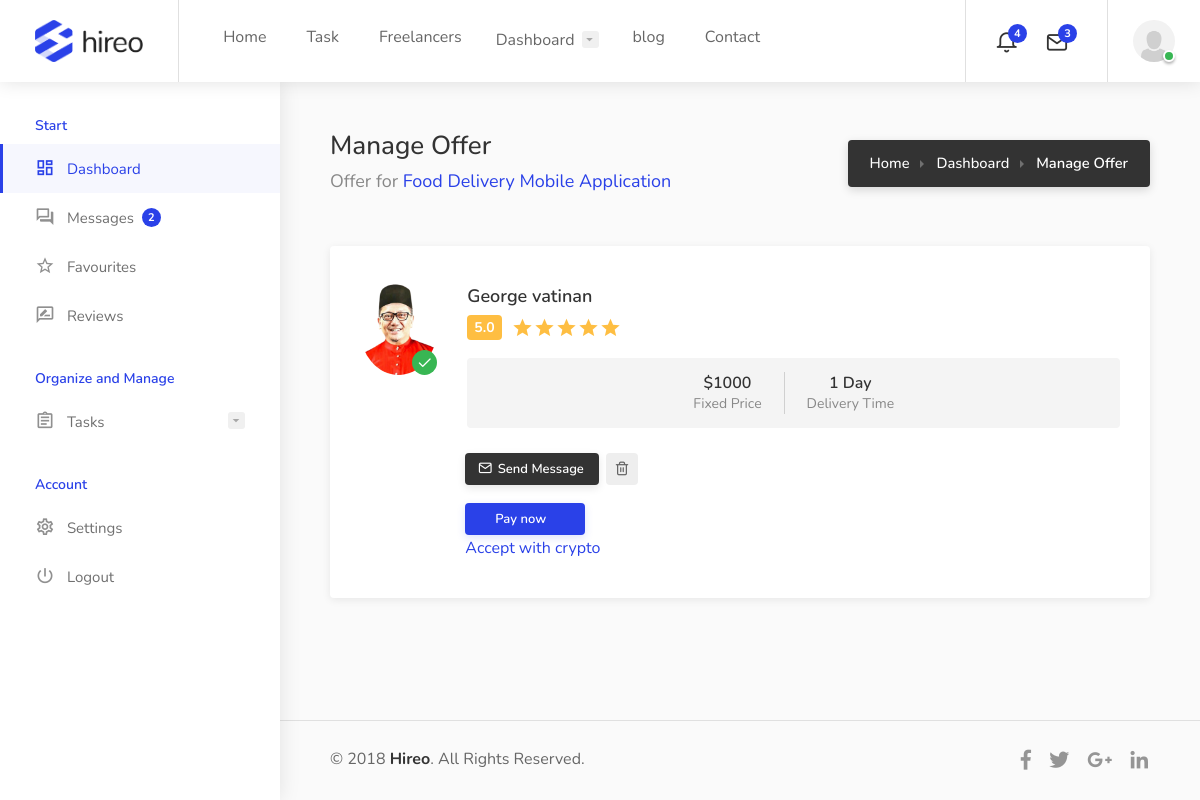
The page /manage_offer/1 (signed in) on the database its author committed.
### user/models.py (models this page shows, shortened)
class Profile(models.Model):
    user = models.OneToOneField(User, on_delete=models.CASCADE)
    image = models.ImageField(default = 'default.png', upload_to='profile_pics')
    tagline = models.CharField(max_length=200,  default='Enter your tagline here')
    bio = models.CharField(max_length=1000, default='Enter your bio here')
    favourite = models.ManyToManyField(User, related_name='favorited_by', blank=True)

### job/models.py (models this page shows, shortened)
class Bid(models.Model):
    job = models.ForeignKey(Job, on_delete=models.CASCADE)
    user = models.ForeignKey(User, on_delete=models.CASCADE)
    Amount = models.IntegerField(default=1000)
    stripe_payment_intent = models.CharField(max_length=200, default="completed")
    has_paid = models.BooleanField( default=False,verbose_name='Payment Status')
    time = models.IntegerField(default=1)
    denom = models.ForeignKey(denom, on_delete=models.DO_NOTHING)
    status = models.BooleanField(default=False)

class Job(models.Model):
    author = models.ForeignKey(User, on_delete=models.CASCADE)
    title = models.CharField(max_length=200)
    job_type = models.ForeignKey(Type, on_delete=models.DO_NOTHING)
    job_category = models.ForeignKey(Category, on_delete=models.DO_NOTHING)
    cost = models.IntegerField(default=100)
    skill = models.ManyToManyField(Skill, blank=True)
    date_created = models.DateTimeField(default=timezone.now)
    description = models.CharField(max_length=10000)
    favourite = models.ManyToManyField(User, related_name='fav_task', blank=True)

class denom(models.Model):
    title = models.CharField(max_length=100)
    def __str__(self):
        return self.title

### user/views.py (the view)
# urls.py: path('manage_offer/<int:id>', manage_offer, name='manage_offer'),
@login_required
def manage_offer(request, id):
    bid = Bid.objects.get(id=id)
    context = {
        'bid':bid,
        "STRIPE_PUBLIC_KEY": settings.STRIPE_PUBLIC_KEY
    }
    return render(request, 'user/manage_offer.html', context)

### user/templates/user/manage_offer.html (shortened to what this page needs)
{% extends 'user/dashboard.html' %}
{% block content %}
<div class="dashboard-headline">
  <h3>Manage Offer</h3>
  <span class="margin-top-7">Offer for <a href="#">{{ bid.job.title }}</a></span>
  <nav id="breadcrumbs" class="dark">
    <ul>
      <li><a href="#">Home</a></li>
      <li><a href="#">Dashboard</a></li>
      <li>Manage Offer</li>
    </ul>
  </nav>
</div>
<div class="row">
  <div class="col-xl-12">
    <div class="dashboard-box margin-top-0">
      <div class="content">
        <ul class="dashboard-box-list">
          <li>
            <div class="freelancer-overview manage-candidates">
              <div class="freelancer-overview-inner">
                <div class="freelancer-avatar">
                  <div class="verified-badge"></div>
                  <a href="#"
                    ><img src="{{ bid.user.profile.image.url }}" alt=""/></a>
                </div>
                <div class="freelancer-name">
                  <h4>
                    <a href="#"
                      >{{ bid.user.first_name}} {{ bid.user.last_name}}
                    </a>
                  </h4>
                  <div class="freelancer-rating">
                    <div class="star-rating" data-rating="5.0"></div>
                  </div>
                  <ul class="dashboard-task-info bid-info">
                    <li>
                      <strong>${{ bid.Amount }}</strong><span>Fixed Price</span>
                    </li>
                    <li>
                      <strong>{{ bid.time}} {{ bid.denom}} </strong
                      ><span>Delivery Time</span>
                    </li>
                  </ul>
                  <div class="buttons-to-right always-visible margin-top-25 margin-bottom-0" >
                    <a
                      href="#small-dialog-2"
                      class="popup-with-zoom-anim button dark ripple-effect"
                      > Send Message</a
                    >
                    <a
                      href="#"
                      class="button gray ripple-effect ico"
                      title="Remove Bid"
                      data-tippy-placement="top"
                      ></a>
                    <div class="ml-10">
                      <button
                      class="margin-top-10 button button-sliding-icon"
                      type="submit"
                      id="checkout-button">Pay now
                      </button>
                      <br/>
                <div>
                <a id="coinbase-pay" href="{% url 'coinbase-payment' bid.id %}">Accept with crypto</a>
                </div>
                </div>
                    </div>
                  </div>
                </div>
              </div>
            </div>
          </div>
      </div>
    </div>
  </div>
</div>
{% endblock content %}

### user/templates/user/dashboard.html (shortened to what this page needs)
{% load static %}
<!doctype html>
<html lang="en">
<head>
<link rel="stylesheet" href="{% static 'job/css/style.css' %}">
<link rel="stylesheet" href="{% static 'job/css/colors/blue.css' %}">
<link rel="stylesheet" href="{% static 'job/css/messages.css' %}">
</head>
<body class="gray">
<div id="wrapper">
<header id="header-container" class="fullwidth dashboard-header not-sticky">
	<div id="header">
		<div class="container">
			<div class="left-side">
				<div id="logo">
					<a href="{% url 'job-home' %}"><img src="{% static 'job/images/logo.png' %}" alt=""></a>
				</div>
				<nav id="navigation">
					<ul id="responsive">
						<li><a href="{% url 'job-home' %}">Home</a>
						</li>
						<li><a href="{% url 'job-list' %}">Task</a></li>
						<li><a href="{% url 'freelancer' %}">Freelancers</a></li>
						{% if user.is_authenticated %}
					<li><a href="#">Dashboard</a>
					</li>
					{% endif %}
					<li><a href="#">blog</a></li>
					<li><a href="#">Contact</a></li>
					</ul>
				</nav>
			</div>
		{% if user.is_authenticated %}
		<div class="right-side">
			<div class="header-widget hide-on-mobile">
				<div class="header-notifications">
					<div class="header-notifications-trigger">
						<a href="#"><i class="icon-feather-bell"></i><span>4</span></a>
					</div>
				</div>
				<div class="header-notifications">
					<div class="header-notifications-trigger">
						<a href="#"><i class="icon-feather-mail"></i><span>3</span></a>
					</div>
				</div>
			</div>
			<div class="header-widget">
				<div class="header-notifications user-menu">
					<div class="header-notifications-trigger">
						<a href="#"><div class="user-avatar status-online"><img src="{{ user.profile.image.url }}" alt=""></div></a>
					</div>
				</div>
			</div>
		</div>
		{% endif %}
		</div>
	</div>
</header>
<div class="dashboard-container">
	<div class="dashboard-sidebar">
		<div class="dashboard-sidebar-inner" data-simplebar>
			<div class="dashboard-nav-container">
				<div class="dashboard-nav">
					<div class="dashboard-nav-inner">
						<ul data-submenu-title="Start">
							<li class="active"><a href="{% url 'dashboard' %}"><i class="icon-material-outline-dashboard"></i> Dashboard</a></li>
							<li><a href="{% url 'dashboard-messages' %}"><i class="icon-material-outline-question-answer"></i> Messages <span class="nav-tag">2</span></a></li>
							<li><a href="{% url 'dashboard-favourites' %}"><i class="icon-material-outline-star-border"></i> Favourites</a></li>
							<li><a href="{% url 'reviews' %}"><i class="icon-material-outline-rate-review"></i> Reviews</a></li>
						</ul>
						<ul data-submenu-title="Organize and Manage">
							<li><a href="#"><i class="icon-material-outline-assignment"></i> Tasks</a>
							</li>
						</ul>
						<ul data-submenu-title="Account">
							<li><a href="{% url 'profile-update' %}"><i class="icon-material-outline-settings"></i> Settings</a></li>
							<li><a href="{% url 'logout' %}"><i class="icon-material-outline-power-settings-new"></i> Logout</a></li>
						</ul>
					</div>
				</div>
			</div>
		</div>
	</div>
	<div class="dashboard-content-container" data-simplebar>
		<div class="dashboard-content-inner" >
			{% block content %}
			{% endblock content %}
			<div class="dashboard-footer-spacer"></div>
			<div class="small-footer margin-top-15">
				<div class="small-footer-copyrights">
					© 2018 <strong>Hireo</strong>. All Rights Reserved.
				</div>
				<ul class="footer-social-links">
					<li>
						<a href="#" title="Facebook" data-tippy-placement="top">
							<i class="icon-brand-facebook-f"></i>
						</a>
					</li>
					<li>
						<a href="#" title="Twitter" data-tippy-placement="top">
							<i class="icon-brand-twitter"></i>
						</a>
					</li>
					<li>
						<a href="#" title="Google Plus" data-tippy-placement="top">
							<i class="icon-brand-google-plus-g"></i>
						</a>
					</li>
					<li>
						<a href="#" title="LinkedIn" data-tippy-placement="top">
							<i class="icon-brand-linkedin-in"></i>
						</a>
					</li>
				</ul>
			</div>
		</div>
	</div>
</body>
</html>

### job/static/job/css/colors/blue.css (style rules this page uses)
a, .header-widget .log-in-button:hover i, .notification-text span.color, .header-notifications-content .notification-text span.color, ul.user-menu-small-nav li a:hover, ul.user-menu-small-nav li a:hover i, #navigation ul li:hover a:after, #navigation ul li a.current, #navigation ul li a.current:after, #navigation ul li:hover a, #breadcrumbs ul li a:hover, #breadcrumbs.white ul li a:hover, .single-page-header .header-details li a:hover, .blog-post-content h3 a:hover, #posts-nav li a:hover, .task-tags span, .freelancer-detail-item a:hover, .list-4 li:before, .list-3 li:before, .list-2 li:before, .list-1 li:before, .share-buttons-content span strong, .keyword, .banner-headline strong.color, .category-box-icon, .recommended .pricing-plan-label, .recommended .pricing-plan-label strong, .boxed-widget.summary li.total-costs span, .testimonial-box:before, .single-counter h3, .popup-tabs-nav li.active a, .dialog-with-tabs .forgot-password:hover, .dropdown-menu > li > a:hover, .dropdown-menu > .active > a, .dropdown-menu > .active > a:hover, .bootstrap-select .dropdown-menu li.selected a span.check-mark:before, .bootstrap-select .dropdown-menu li.selected:hover a span.check-mark:before, .boxed-list-headline h3 i, .boxed-list-item .item-details .detail-item a:hover, .job-overview .job-overview-inner ul li i, .dashboard-nav ul:before, .dashboard-nav ul li.active-submenu a i, .dashboard-nav ul li.active a i, .dashboard-nav ul li:hover a i, .dashboard-nav ul li.active-submenu a, .dashboard-nav ul li:hover a, .dashboard-nav ul li.active a, .dashboard-nav ul li.active-submenu a:after, .dashboard-nav ul li.active a:after, .dashboard-nav ul li:hover a:after, .dashboard-box .headline h3 i, .help-icon, .header-widget .log-in-button:hover, .header-widget .log-in-button:hover i { color:#2a41e8; }
#backtotop a, .header-notifications-trigger span, a.header-notifications-button, #navigation ul ul.dropdown-nav ul.dropdown-nav li:hover a:after, #navigation ul ul.dropdown-nav li:hover a:after, .mm-menu em.mm-counter, .language-switcher.bootstrap-select.btn-group.open button, .language-switcher.bootstrap-select.btn-group button:hover, .footer-links ul li a span:before, .newsletter button, .pagination ul li a.current-page, a.blog-post-info:hover, #posts-nav li a:hover span, .comment-by a.reply:hover, .contact-address-headline:after, .enable-filters-button span, .enable-filters-button i, .job-listing.with-apply-button:hover .list-apply-button, .letters-list a.current, span.button, button.button, input[type="button"], input[type="submit"], a.button, .list-1 li:before, mark.color, table.basic-table th, .copy-url .copy-url-button, .keyword-input-container .keyword-input-button, .tags-container input[type="checkbox"]:checked + label, input:checked + .switch-button, .radio input[type="radio"] + label .radio-label:after, .uploadButton .uploadButton-button:hover, .pricing-plan .button:hover, .pricing-plan.recommended .button, .pricing-plan .recommended-badge, .payment-tab-trigger > input:checked ~ label::after, .breathing-icon, .icon-box-check, .testimonial-author span, .qtyInc:hover, .qtyDec:hover, #sign-in-dialog .mfp-close:hover, #small-dialog-1 .mfp-close:hover, #small-dialog-2 .mfp-close:hover, #small-dialog-3 .mfp-close:hover, #small-dialog-4 .mfp-close:hover, #small-dialog .mfp-close:hover, .slider-selection, .cluster-visible, .marker-container, .custom-zoom-in:hover, .custom-zoom-out:hover, #geoLocation:hover, #streetView:hover, #scrollEnabling:hover, #scrollEnabling.enabled, a.apply-now-button, a.attachment-box:hover, .freelancer-indicators .indicator-bar span, .dashboard-nav ul li span.nav-tag, .dashboard-box .button.dark:not(.ico):hover, .messages-inbox ul li:before, .message-by h5 i, .message-bubble.me .message-text { background-color:#2a41e8; }
.payment-tab-trigger > input:checked ~ label::before, .dashboard-nav ul li.active-submenu, .dashboard-nav ul li.active, .dashboard-nav ul li:hover { border-color:#2a41e8; }
span.button, button.button, input[type="button"], input[type="submit"], a.button { box-shadow: 0 4px 12px rgba(42,65,232,0.15); }
.dashboard-nav ul li.active-submenu, .dashboard-nav ul li.active, .dashboard-nav ul li:hover { background-color: rgba(42,65,232,0.04); }
.dashboard-nav ul li.active-submenu a:after, .dashboard-nav ul li.active a:after, .dashboard-nav ul li:hover a:after { background: rgba(42,65,232,0.13); }
.dashboard-box-list .button { box-shadow: 0 3px 8px rgba(42,65,232,0.15); }

### user/templates/user/manage_offer.html (style rules this page uses)
* { margin: 0; padding: 0; }

### rows shown on the page
Bid: job "Food Delivery Mobile Application", user.profile.image (picture), user.first_name "George", user.last_name "vatinan", Amount "1000", time "1", denom "Day"
